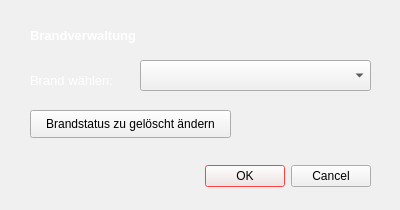
<?xml version="1.0" encoding="UTF-8"?>
<ui version="4.0">
 <class>Dialog</class>
 <widget class="QDialog" name="Dialog">
  <property name="geometry">
   <rect>
    <x>0</x>
    <y>0</y>
    <width>400</width>
    <height>210</height>
   </rect>
  </property>
  <property name="palette">
   <palette>
    <active>
     <colorrole role="WindowText">
      <brush brushstyle="SolidPattern">
       <color alpha="255">
        <red>255</red>
        <green>255</green>
        <blue>255</blue>
       </color>
      </brush>
     </colorrole>
     <colorrole role="Button">
      <brush brushstyle="SolidPattern">
       <color alpha="255">
        <red>255</red>
        <green>255</green>
        <blue>255</blue>
       </color>
      </brush>
     </colorrole>
     <colorrole role="Window">
      <brush brushstyle="SolidPattern">
       <color alpha="255">
        <red>199</red>
        <green>59</green>
        <blue>59</blue>
       </color>
      </brush>
     </colorrole>
     <colorrole role="Highlight">
      <brush brushstyle="SolidPattern">
       <color alpha="255">
        <red>255</red>
        <green>0</green>
        <blue>0</blue>
       </color>
      </brush>
     </colorrole>
     <colorrole role="Link">
      <brush brushstyle="SolidPattern">
       <color alpha="255">
        <red>255</red>
        <green>0</green>
        <blue>0</blue>
       </color>
      </brush>
     </colorrole>
    </active>
    <inactive>
     <colorrole role="WindowText">
      <brush brushstyle="SolidPattern">
       <color alpha="255">
        <red>255</red>
        <green>255</green>
        <blue>255</blue>
       </color>
      </brush>
     </colorrole>
     <colorrole role="Button">
      <brush brushstyle="SolidPattern">
       <color alpha="255">
        <red>240</red>
        <green>240</green>
        <blue>240</blue>
       </color>
      </brush>
     </colorrole>
     <colorrole role="Window">
      <brush brushstyle="SolidPattern">
       <color alpha="255">
        <red>240</red>
        <green>240</green>
        <blue>240</blue>
       </color>
      </brush>
     </colorrole>
     <colorrole role="Highlight">
      <brush brushstyle="SolidPattern">
       <color alpha="255">
        <red>255</red>
        <green>0</green>
        <blue>0</blue>
       </color>
      </brush>
     </colorrole>
     <colorrole role="Link">
      <brush brushstyle="SolidPattern">
       <color alpha="255">
        <red>255</red>
        <green>0</green>
        <blue>0</blue>
       </color>
      </brush>
     </colorrole>
    </inactive>
    <disabled>
     <colorrole role="WindowText">
      <brush brushstyle="SolidPattern">
       <color alpha="255">
        <red>120</red>
        <green>120</green>
        <blue>120</blue>
       </color>
      </brush>
     </colorrole>
     <colorrole role="Button">
      <brush brushstyle="SolidPattern">
       <color alpha="255">
        <red>240</red>
        <green>240</green>
        <blue>240</blue>
       </color>
      </brush>
     </colorrole>
     <colorrole role="Window">
      <brush brushstyle="SolidPattern">
       <color alpha="255">
        <red>240</red>
        <green>240</green>
        <blue>240</blue>
       </color>
      </brush>
     </colorrole>
     <colorrole role="Highlight">
      <brush brushstyle="SolidPattern">
       <color alpha="255">
        <red>255</red>
        <green>0</green>
        <blue>0</blue>
       </color>
      </brush>
     </colorrole>
     <colorrole role="Link">
      <brush brushstyle="SolidPattern">
       <color alpha="255">
        <red>255</red>
        <green>0</green>
        <blue>0</blue>
       </color>
      </brush>
     </colorrole>
    </disabled>
   </palette>
  </property>
  <property name="cursor">
   <cursorShape>UpArrowCursor</cursorShape>
  </property>
  <property name="windowTitle">
   <string>Dialog</string>
  </property>
  <property name="whatsThis">
   <string/>
  </property>
  <widget class="QDialogButtonBox" name="button">
   <property name="geometry">
    <rect>
     <x>30</x>
     <y>160</y>
     <width>341</width>
     <height>32</height>
    </rect>
   </property>
   <property name="orientation">
    <enum>Qt::Horizontal</enum>
   </property>
   <property name="standardButtons">
    <set>QDialogButtonBox::Cancel|QDialogButtonBox::Ok</set>
   </property>
  </widget>
  <widget class="QLabel" name="label">
   <property name="geometry">
    <rect>
     <x>30</x>
     <y>20</y>
     <width>161</width>
     <height>31</height>
    </rect>
   </property>
   <property name="font">
    <font>
     <pointsize>10</pointsize>
     <weight>75</weight>
     <bold>true</bold>
    </font>
   </property>
   <property name="text">
    <string>Brandverwaltung</string>
   </property>
  </widget>
  <widget class="QLabel" name="label_9">
   <property name="geometry">
    <rect>
     <x>30</x>
     <y>70</y>
     <width>101</width>
     <height>21</height>
    </rect>
   </property>
   <property name="font">
    <font>
     <family>Arial</family>
     <pointsize>10</pointsize>
    </font>
   </property>
   <property name="text">
    <string>Brand wählen:</string>
   </property>
  </widget>
  <widget class="QPushButton" name="pushButton">
   <property name="geometry">
    <rect>
     <x>30</x>
     <y>110</y>
     <width>201</width>
     <height>28</height>
    </rect>
   </property>
   <property name="text">
    <string>Brandstatus zu gelöscht ändern</string>
   </property>
  </widget>
  <widget class="QgsFeatureListComboBox" name="ComboBoxBrandID">
   <property name="geometry">
    <rect>
     <x>140</x>
     <y>60</y>
     <width>231</width>
     <height>31</height>
    </rect>
   </property>
  </widget>
 </widget>
 <customwidgets>
  <customwidget>
   <class>QgsFeatureListComboBox</class>
   <extends>QComboBox</extends>
   <header>qgsfeaturelistcombobox.h</header>
  </customwidget>
 </customwidgets>
 <resources/>
 <connections>
  <connection>
   <sender>button</sender>
   <signal>accepted()</signal>
   <receiver>Dialog</receiver>
   <slot>accept()</slot>
   <hints>
    <hint type="sourcelabel">
     <x>248</x>
     <y>254</y>
    </hint>
    <hint type="destinationlabel">
     <x>157</x>
     <y>274</y>
    </hint>
   </hints>
  </connection>
  <connection>
   <sender>button</sender>
   <signal>rejected()</signal>
   <receiver>Dialog</receiver>
   <slot>reject()</slot>
   <hints>
    <hint type="sourcelabel">
     <x>316</x>
     <y>260</y>
    </hint>
    <hint type="destinationlabel">
     <x>286</x>
     <y>274</y>
    </hint>
   </hints>
  </connection>
 </connections>
</ui>
